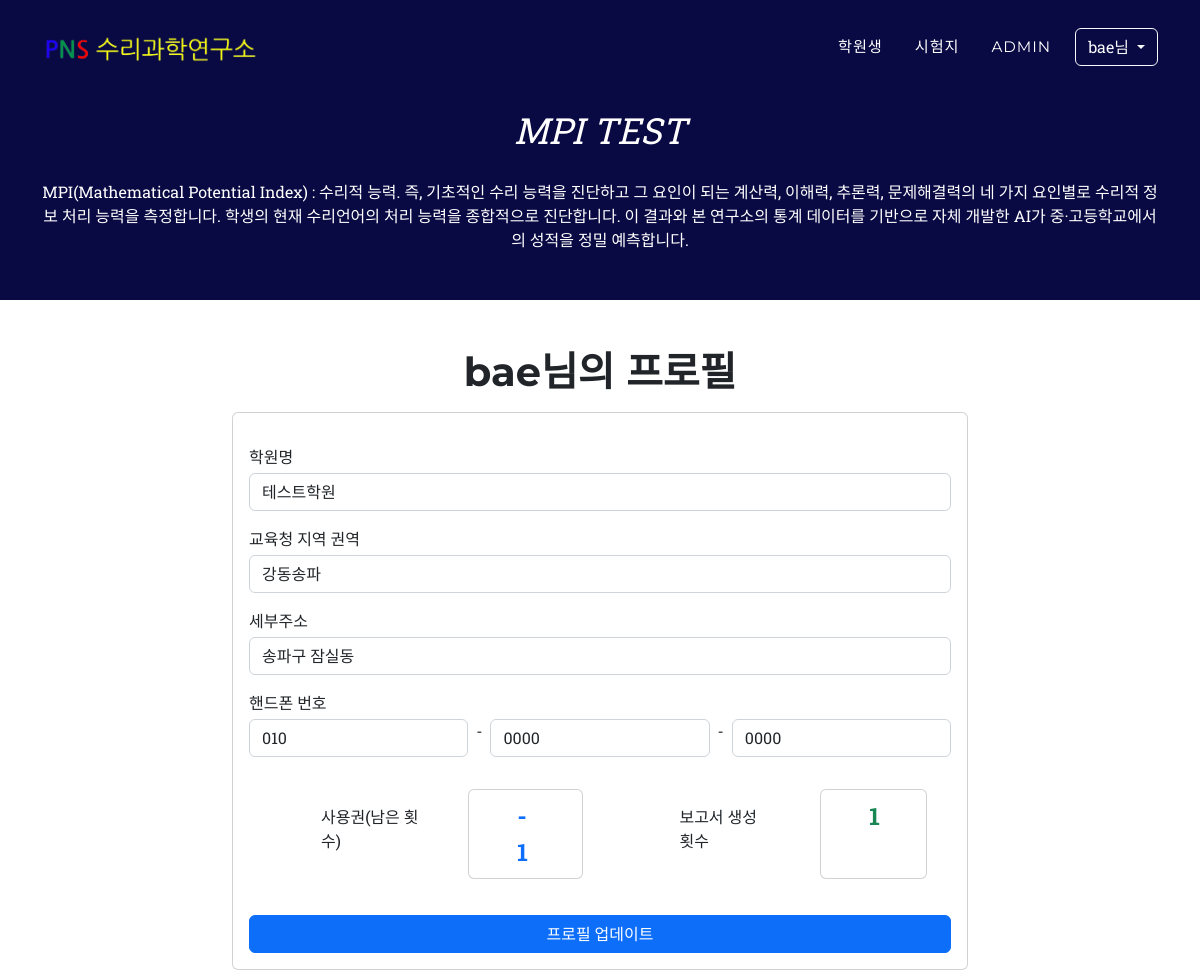
Page /users/profile/ (signed in) on the earlier database version.
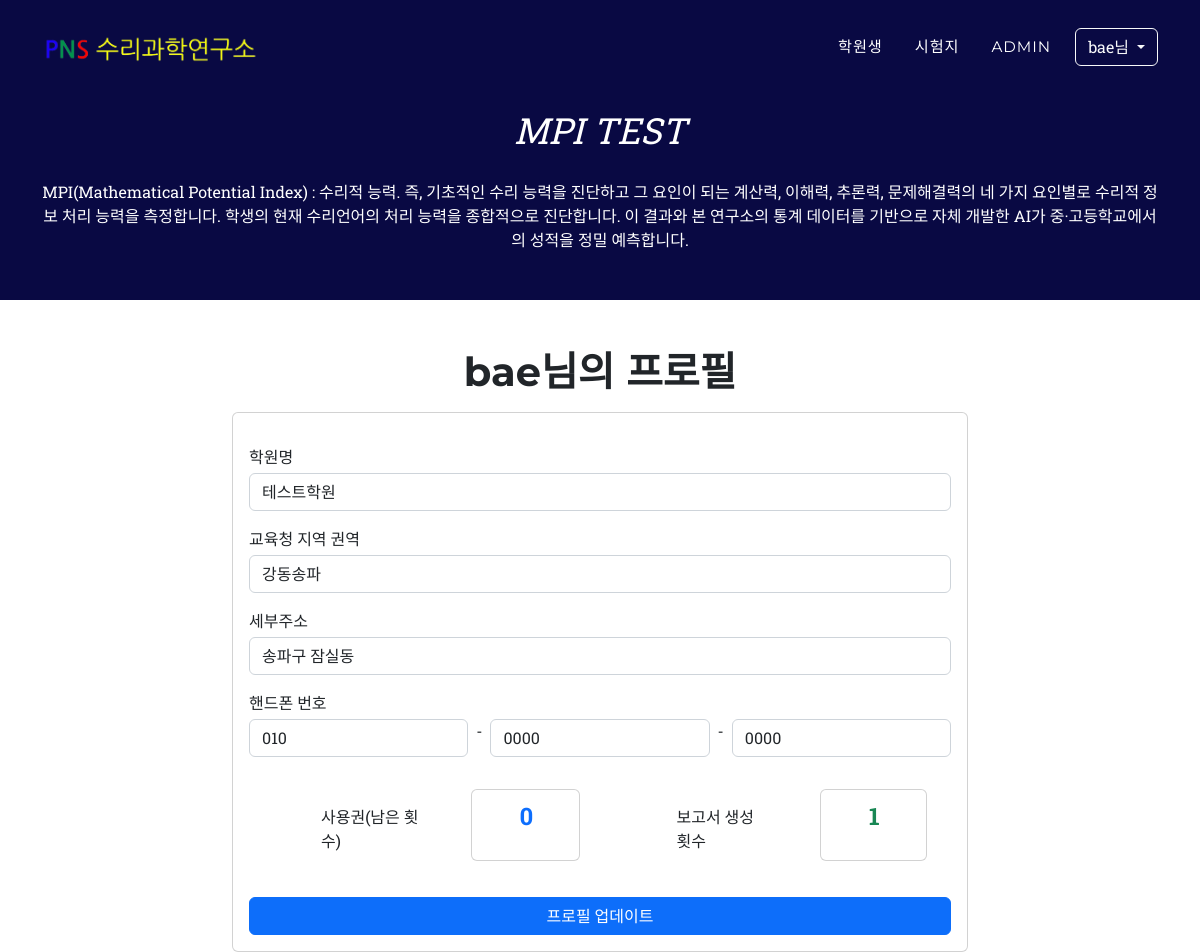
Same page on the later database version.
### users/models.py (models this page shows, shortened)
class UserProfile(models.Model):
    user = models.OneToOneField(User, on_delete=models.CASCADE, related_name='profile')
    affiliation = models.CharField(max_length=100, verbose_name='학원명')  # 학원명 필드 추가
    region = models.CharField(max_length=100, verbose_name='지역권역')  # 최대 길이 증가
    region_detail = models.CharField(max_length=100, verbose_name='세부주소')  # 최대 길이 조정
    terms_agreed = models.BooleanField(default=False, verbose_name='전자상거래 표준약관 동의')
    license = models.IntegerField(default=5, verbose_name='사용권(남은 횟수)')
    total_report_gen = models.PositiveIntegerField(default=0, verbose_name='보고서 생성 횟수')
    phone_regex = RegexValidator(regex=r'^\d{3}-\d{4}-\d{4}$', message="핸드폰 번호는 다음의 형식이어야 합니다 : '000-0000-0000'.")
    telephone = models.CharField(validators=[phone_regex], max_length=17, blank=True, verbose_name='핸드폰 번호')

### users/views.py (the view, shortened to what this page needs)
# urls.py: path('profile/', EditUserProfileView.as_view(), name='profile'),
class EditUserProfileView(LoginRequiredMixin, UpdateView):
    model = UserProfile
    form_class = UserProfileForm
    template_name = 'users/profile.html'
    success_url = reverse_lazy('users:profile')
    def get_object(self, queryset=None):
        profile, created = UserProfile.objects.get_or_create(user=self.request.user)
        return profile
    def get_initial(self):
        initial = super().get_initial()
        telephone_parts = self.object.telephone.split('-') if self.object.telephone else ["010", "", ""]
        initial.update({
            'telephone_part1': telephone_parts[0],
            'telephone_part2': telephone_parts[1],
            'telephone_part3': telephone_parts[2],
        })
        return initial
    def get_context_data(self, **kwargs):
        context = super().get_context_data(**kwargs)
        context['user_profile'] = self.object
        return context

### users/forms.py
class UserProfileForm(forms.ModelForm):
    region = forms.ChoiceField(choices=REGION_CHOICES, required=True, label='교육청 지역 권역')
    class Meta:
        model = UserProfile
        fields = ['affiliation', 'region', 'region_detail', 'telephone', 'terms_agreed']
        labels = {
            'affiliation': '학원명',
            'region': '지역권역',
            'region_detail': '세부주소',
            'telephone': '핸드폰 번호',
        }
        widgets = {
            'telephone': forms.TextInput(attrs={
                'placeholder': '000-0000-0000',
                'pattern': r'\d{3}-\d{4}-\d{4}',
                'title': '핸드폰 번호는 다음의 형식이어야 합니다 : 000-0000-0000'
            }),
        }

### templates/users/profile.html (shortened to what this page needs)
{% extends 'base.html' %}
{% block content %}
<div class="container mt-5">
  <div class="row justify-content-center">
    <div class="col-md-8">
      <h1 class="mb-3 text-center">{{ user.username }}님의 프로필</h1>
      <div class="card card-body">
        <form method="post" id="profileForm" class="needs-validation" novalidate>
          <div class="form-group">
            <label for="affiliation" class="mt-3 mb-1">{{ form.affiliation.label }}</label>
            <input type="text" class="form-control" id="affiliation" name="{{ form.affiliation.name }}" value="{{ form.affiliation.value }}" placeholder="학원명을 입력하세요" required oninvalid="this.setCustomValidity('학원명을 입력해주세요')" oninput="this.setCustomValidity('')">
          </div>
          <div class="form-group">
            <label for="region" class="mt-3 mb-1">{{ form.region.label }}</label>
            <input type="text" class="form-control" id="region" name="{{ form.region.name }}" value="{{ form.region.value }}" placeholder="지역권역을 입력하세요" required oninvalid="this.setCustomValidity('지역권역을 입력해주세요')" oninput="this.setCustomValidity('')">
          </div>
          <div class="form-group">
            <label for="region_detail" class="mt-3 mb-1">{{ form.region_detail.label }}</label>
            <input type="text" class="form-control" id="region_detail" name="{{ form.region_detail.name }}" value="{{ form.region_detail.value }}" placeholder="세부주소를 입력하세요" required oninvalid="this.setCustomValidity('세부주소를 입력해주세요')" oninput="this.setCustomValidity('')">
          </div>
          <div class="form-group">
            <label for="telephone" class="mt-3 mb-1">{{ form.telephone.label }}</label>
            <div class="d-flex">
                <input type="text" class="form-control" id="telephone_part1" name="telephone_part1" maxlength="3" value="{{ form.initial.telephone_part1 }}" readonly>
                <span class="mx-2">-</span>
                <input type="text" class="form-control" id="telephone_part2" name="telephone_part2" maxlength="4" value="{{ form.initial.telephone_part2 }}" required oninvalid="this.setCustomValidity('핸드폰 번호를 입력해주세요')" oninput="this.setCustomValidity('')">
                <span class="mx-2">-</span>
                <input type="text" class="form-control" id="telephone_part3" name="telephone_part3" maxlength="4" value="{{ form.initial.telephone_part3 }}" required oninvalid="this.setCustomValidity('핸드폰 번호를 입력해주세요')" oninput="this.setCustomValidity('')">
            </div>
          </div>
          <div class="form-group">
            <div class="d-flex justify-content-around mt-3 mb-1">
                <div class="d-flex justify-content-between my-3 mx-4">
                    <div class="mx-5 pt-3 pb-2">사용권(남은 횟수)</div>
                    <div class="card px-5 py-2 text-primary fs-4 fw-bolder">{{ user_profile.license }}</div>
                </div>
                <div class="d-flex justify-content-between my-3 mx-4">
                    <div class="mx-5 pt-3 pb-2">보고서 생성 횟수</div>
                    <div class="card px-5 py-2 text-success fs-4 fw-bolder">{{ user_profile.total_report_gen }}</div>
                </div>
            </div>
          </div>
          <button type="submit" class="btn btn-primary w-100 mt-3">프로필 업데이트</button>
        </form>
      </div>
    </div>
  </div>
</div>
{% endblock %}

### templates/base.html (shortened to what this page needs)
<!DOCTYPE html>
<html lang="en">
<head>
    {% load static %}
    <link href="{% static 'css/styles.css' %}" rel="stylesheet" />
</head>
<body>
    <div id="page-top">
        <nav class="navbar navbar-expand-lg navbar-dark fixed-top" id="mainNav">
            <div class="container">
                <a class="navbar-brand" href="#page-top"><img src="{% static 'assets/nav_logo.png' %}" alt="..." /></a>
                <div class="collapse navbar-collapse" id="navbarResponsive">
                    <ul class="navbar-nav text-uppercase ms-auto py-4 py-lg-0">
                        <li class="nav-item"><a class="nav-link" href="{% url 'home' %}">학원생</a></li>
                        <li class="nav-item"><a class="nav-link" href="{% url 'dashboard:testlist' %}">시험지</a></li>
                        <li class="nav-item"><a class="nav-link" href="{% url 'admin:index' %}">Admin</a></li>
                        <li class="nav-item">
                            {% if user.is_authenticated %}
                            <div class="dropdown">
                                <button class="btn btn-outline-light dropdown-toggle" type="button"
                                    id="dropdownMenuButton" data-bs-toggle="dropdown" aria-expanded="false">
                                    {{ user.username }}님
                                </button>
                            </div>
                            {% endif %}
                        </li>
                    </ul>
                </div>
            </div>
        </nav>
        <header class="masthead">
            <div class="container">
                <div class="masthead-subheading">MPI TEST</div>
                <div>MPI(Mathematical Potential Index) :
                    수리적 능력. 즉, 기초적인 수리 능력을 진단하고 그 요인이 되는 계산력, 이해력, 추론력, 문제해결력의 네 가지 요인별로 수리적 정보 처리 능력을 측정합니다. 학생의 현재
                    수리언어의 처리 능력을 종합적으로 진단합니다. 이 결과와 본 연구소의 통계 데이터를 기반으로 자체 개발한 AI가 중·고등학교에서의 성적을 정밀 예측합니다.</div>
            </div>
        </header>
        {% block content %}
        {% endblock %}
    </div>
</body>
</html>

Differences in the rows shown:
changed UserProfile "테스트학원": license "-1" → "0"
